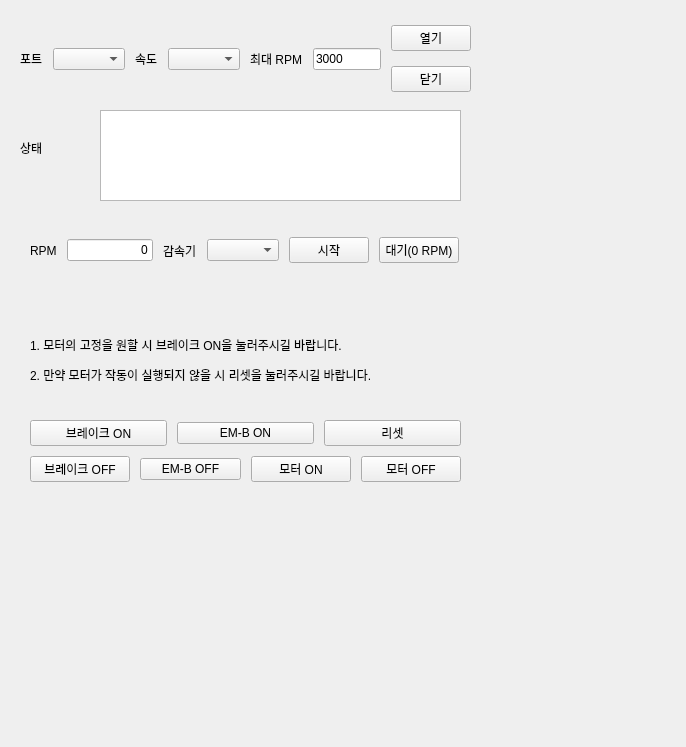
<?xml version="1.0" encoding="UTF-8"?>
<ui version="4.0">
 <class>Form</class>
 <widget class="QWidget" name="Form">
  <property name="geometry">
   <rect>
    <x>0</x>
    <y>0</y>
    <width>686</width>
    <height>747</height>
   </rect>
  </property>
  <property name="windowTitle">
   <string>Form</string>
  </property>
  <widget class="QWidget" name="horizontalLayoutWidget_2">
   <property name="geometry">
    <rect>
     <x>10</x>
     <y>210</y>
     <width>469</width>
     <height>81</height>
    </rect>
   </property>
   <layout class="QHBoxLayout" name="horizontalLayout_3" stretch="0,0,0,0,0,0">
    <property name="spacing">
     <number>10</number>
    </property>
    <property name="leftMargin">
     <number>20</number>
    </property>
    <property name="topMargin">
     <number>0</number>
    </property>
    <property name="rightMargin">
     <number>20</number>
    </property>
    <property name="bottomMargin">
     <number>0</number>
    </property>
    <item>
     <widget class="QLabel" name="lb_rpm">
      <property name="layoutDirection">
       <enum>Qt::LeftToRight</enum>
      </property>
      <property name="text">
       <string>RPM</string>
      </property>
      <property name="wordWrap">
       <bool>false</bool>
      </property>
      <property name="buddy">
       <cstring>3</cstring>
      </property>
     </widget>
    </item>
    <item alignment="Qt::AlignHCenter">
     <widget class="QLineEdit" name="tb_rpm">
      <property name="text">
       <string>0</string>
      </property>
      <property name="alignment">
       <set>Qt::AlignRight|Qt::AlignTrailing|Qt::AlignVCenter</set>
      </property>
     </widget>
    </item>
    <item>
     <widget class="QLabel" name="label_2">
      <property name="text">
       <string>감속기</string>
      </property>
     </widget>
    </item>
    <item>
     <widget class="QComboBox" name="cb_gearhead"/>
    </item>
    <item>
     <widget class="QPushButton" name="pb_rpm_set">
      <property name="text">
       <string>시작</string>
      </property>
     </widget>
    </item>
    <item>
     <widget class="QPushButton" name="pb_rpm_stop">
      <property name="text">
       <string>대기(0 RPM)</string>
      </property>
     </widget>
    </item>
   </layout>
  </widget>
  <widget class="QWidget" name="gridLayoutWidget">
   <property name="geometry">
    <rect>
     <x>10</x>
     <y>300</y>
     <width>471</width>
     <height>192</height>
    </rect>
   </property>
   <layout class="QGridLayout" name="gridLayout_2">
    <property name="leftMargin">
     <number>20</number>
    </property>
    <property name="topMargin">
     <number>10</number>
    </property>
    <property name="rightMargin">
     <number>20</number>
    </property>
    <property name="bottomMargin">
     <number>10</number>
    </property>
    <property name="spacing">
     <number>10</number>
    </property>
    <item row="0" column="0">
     <widget class="QLabel" name="label">
      <property name="text">
       <string>&lt;html&gt;&lt;head/&gt;&lt;body&gt;&lt;p&gt;1. 모터의 고정을 원할 시 브레이크 ON을 눌러주시길 바랍니다.&lt;/p&gt;&lt;p&gt;2. 만약 모터가 작동이 실행되지 않을 시 리셋을 눌러주시길 바랍니다.&lt;/p&gt;&lt;/body&gt;&lt;/html&gt;</string>
      </property>
     </widget>
    </item>
    <item row="1" column="0">
     <layout class="QHBoxLayout" name="horizontalLayout_4">
      <property name="spacing">
       <number>10</number>
      </property>
      <item>
       <widget class="QPushButton" name="pb_brake_on">
        <property name="text">
         <string>브레이크 ON</string>
        </property>
       </widget>
      </item>
      <item>
       <widget class="QPushButton" name="pb_em_on">
        <property name="text">
         <string>EM-B ON</string>
        </property>
       </widget>
      </item>
      <item>
       <widget class="QPushButton" name="pb_reset">
        <property name="text">
         <string>리셋</string>
        </property>
       </widget>
      </item>
     </layout>
    </item>
    <item row="2" column="0">
     <layout class="QHBoxLayout" name="horizontalLayout_5">
      <property name="spacing">
       <number>10</number>
      </property>
      <item>
       <widget class="QPushButton" name="pb_brake_off">
        <property name="text">
         <string>브레이크 OFF</string>
        </property>
       </widget>
      </item>
      <item>
       <widget class="QPushButton" name="pb_em_off">
        <property name="text">
         <string>EM-B OFF</string>
        </property>
       </widget>
      </item>
      <item>
       <widget class="QPushButton" name="pb_motor_on">
        <property name="text">
         <string>모터 ON</string>
        </property>
       </widget>
      </item>
      <item>
       <widget class="QPushButton" name="pb_motor_off">
        <property name="text">
         <string>모터 OFF</string>
        </property>
       </widget>
      </item>
     </layout>
    </item>
   </layout>
  </widget>
  <widget class="QWidget" name="layoutWidget">
   <property name="geometry">
    <rect>
     <x>10</x>
     <y>20</y>
     <width>471</width>
     <height>78</height>
    </rect>
   </property>
   <layout class="QHBoxLayout" name="horizontalLayout" stretch="0,10,0,10,0,0,0">
    <property name="spacing">
     <number>10</number>
    </property>
    <property name="sizeConstraint">
     <enum>QLayout::SetDefaultConstraint</enum>
    </property>
    <property name="leftMargin">
     <number>10</number>
    </property>
    <property name="rightMargin">
     <number>10</number>
    </property>
    <item alignment="Qt::AlignLeft">
     <widget class="QLabel" name="lb_port">
      <property name="maximumSize">
       <size>
        <width>16777215</width>
        <height>16777215</height>
       </size>
      </property>
      <property name="text">
       <string>포트</string>
      </property>
     </widget>
    </item>
    <item>
     <widget class="QComboBox" name="cb_port"/>
    </item>
    <item alignment="Qt::AlignLeft">
     <widget class="QLabel" name="label_speed">
      <property name="text">
       <string>속도</string>
      </property>
     </widget>
    </item>
    <item>
     <widget class="QComboBox" name="cb_speed"/>
    </item>
    <item>
     <widget class="QLabel" name="label_speed_2">
      <property name="text">
       <string>최대 RPM</string>
      </property>
     </widget>
    </item>
    <item alignment="Qt::AlignRight|Qt::AlignVCenter">
     <widget class="QLineEdit" name="tb_max_rpm">
      <property name="text">
       <string>3000</string>
      </property>
     </widget>
    </item>
    <item>
     <layout class="QVBoxLayout" name="verticalLayout">
      <item>
       <widget class="QPushButton" name="pb_serial_open">
        <property name="text">
         <string>열기</string>
        </property>
       </widget>
      </item>
      <item>
       <widget class="QPushButton" name="pb_serial_close">
        <property name="text">
         <string>닫기</string>
        </property>
       </widget>
      </item>
     </layout>
    </item>
   </layout>
  </widget>
  <widget class="QLabel" name="label_3">
   <property name="geometry">
    <rect>
     <x>20</x>
     <y>140</y>
     <width>31</width>
     <height>16</height>
    </rect>
   </property>
   <property name="text">
    <string>상태</string>
   </property>
  </widget>
  <widget class="QTextBrowser" name="tb_state">
   <property name="geometry">
    <rect>
     <x>100</x>
     <y>110</y>
     <width>361</width>
     <height>91</height>
    </rect>
   </property>
   <property name="tabletTracking">
    <bool>false</bool>
   </property>
   <property name="focusPolicy">
    <enum>Qt::NoFocus</enum>
   </property>
  </widget>
 </widget>
 <resources/>
 <connections/>
</ui>
